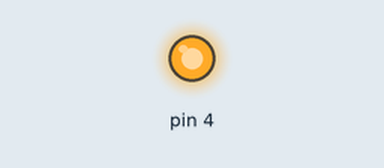
Simulated run of this sketch. Board: Arduino Uno, built with avr-gcc and run on an emulated ATmega328P. Shown: output pins drawn as LEDs (lit = HIGH).

Above: at 5.5 s.
At 16.5 s:
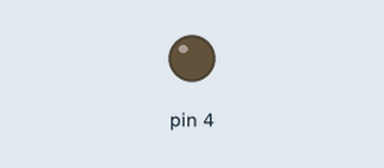
Timing chart, 0 to 28.6 s (numbered marks = the images above):
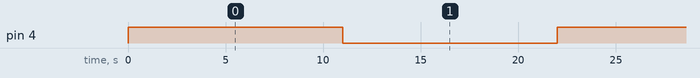

Measured:
- by itself, pin 4: alternates HIGH for 11.0 s and LOW for 11.0 s

The sketch:

testing_failsafe_shutoff.ino
```cpp
void setup() {
  // Set pin 4 as an output
  pinMode(4, OUTPUT);
}

void loop() {
  // Turn pin 4 HIGH
  digitalWrite(4, HIGH);

  // Wait for 11 seconds (11000 milliseconds)
  delay(11000);

  // Turn pin 4 LOW2
  digitalWrite(4, LOW);

  delay(11000);

}
```
